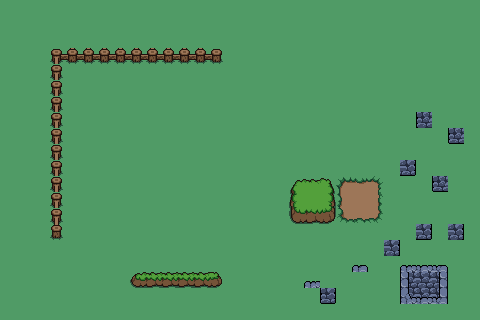

Tiled map render using the project's own tile images. Description and the whole map definition, tile-layer contents included, below:
An orthogonal 30x20 tile map with 16x16 px tiles, 2 tile layers (Tile Layer 2, Tile Layer 1).

<map version="1.10" tiledversion="1.10.2" orientation="orthogonal" renderorder="right-down" width="30" height="20" tilewidth="16" tileheight="16" infinite="0" nextlayerid="3" nextobjectid="1">
 <tileset firstgid="1" name="adventureTiles" tilewidth="16" tileheight="16" tilecount="196" columns="14">
  <image source="spritesheet.png" width="224" height="224" />
 </tileset>
 <layer id="2" name="Tile Layer 2" width="30" height="20">
  <data encoding="csv">
193,193,193,193,193,193,193,193,193,193,193,193,193,193,193,193,193,193,193,193,193,193,193,193,193,193,193,193,193,193,
193,193,193,193,193,193,193,193,193,193,193,193,193,193,193,193,193,193,193,193,193,193,193,193,193,193,193,193,193,193,
193,193,193,193,193,193,193,193,193,193,193,193,193,193,193,193,193,193,193,193,193,193,193,193,193,193,193,193,193,193,
193,193,193,193,193,193,193,193,193,193,193,193,193,193,193,193,193,193,193,193,193,193,193,193,193,193,193,193,193,193,
193,193,193,193,193,193,193,193,193,193,193,193,193,193,193,193,193,193,193,193,193,193,193,193,193,193,193,193,193,193,
193,193,193,193,193,193,193,193,193,193,193,193,193,193,193,193,193,193,193,193,193,193,193,193,193,193,193,193,193,193,
193,193,193,193,193,193,193,193,193,193,193,193,193,193,193,193,193,193,193,193,193,193,193,193,193,193,193,193,193,193,
193,193,193,193,193,193,193,193,193,193,193,193,193,193,193,193,193,193,193,193,193,193,193,193,193,193,193,193,193,193,
193,193,193,193,193,193,193,193,193,193,193,193,193,193,193,193,193,193,193,193,193,193,193,193,193,193,193,193,193,193,
193,193,193,193,193,193,193,193,193,193,193,193,193,193,193,193,193,193,193,193,193,193,193,193,193,193,193,193,193,193,
193,193,193,193,193,193,193,193,193,193,193,193,193,193,193,193,193,193,193,193,193,193,193,193,193,193,193,193,193,193,
193,193,193,193,193,193,193,193,193,193,193,193,193,193,193,193,193,193,193,193,193,193,193,193,193,193,193,193,193,193,
193,193,193,193,193,193,193,193,193,193,193,193,193,193,193,193,193,193,193,193,193,193,193,193,193,193,193,193,193,193,
193,193,193,193,193,193,193,193,193,193,193,193,193,193,193,193,193,193,193,193,193,193,193,193,193,193,193,193,193,193,
193,193,193,193,193,193,193,193,193,193,193,193,193,193,193,193,193,193,193,193,193,193,193,193,193,193,193,193,193,193,
193,193,193,193,193,193,193,193,193,193,193,193,193,193,193,193,193,193,193,193,193,193,193,193,193,193,193,193,193,193,
193,193,193,193,193,193,193,193,193,193,193,193,193,193,193,193,193,193,193,193,193,193,193,193,193,193,193,193,193,193,
193,193,193,193,193,193,193,193,193,193,193,193,193,193,193,193,193,193,193,193,193,193,193,193,193,65,65,65,193,193,
193,193,193,193,193,193,193,193,193,193,193,193,193,193,193,193,193,193,193,193,193,193,193,193,193,65,65,65,193,193,
193,193,193,193,193,193,193,193,193,193,193,193,193,193,193,193,193,193,193,193,193,193,193,193,193,193,193,193,193,193
</data>
 </layer>
 <layer id="1" name="Tile Layer 1" width="30" height="20">
  <data encoding="csv">
0,0,0,0,0,0,0,0,0,0,0,0,0,0,0,0,0,0,0,0,0,0,0,0,0,0,0,0,0,0,
0,0,0,0,0,0,0,0,0,0,0,0,0,0,0,0,0,0,0,0,0,0,0,0,0,0,0,0,0,0,
0,0,0,0,0,0,0,0,0,0,0,0,0,0,0,0,0,0,0,0,0,0,0,0,0,0,0,0,0,0,
0,0,0,120,149,149,149,149,149,149,149,149,149,164,0,0,0,0,0,0,0,0,0,0,0,0,0,0,0,0,
0,0,0,119,0,0,0,0,0,0,0,0,0,0,0,0,0,0,0,0,0,0,0,0,0,0,0,0,0,0,
0,0,0,119,0,0,0,0,0,0,0,0,0,0,0,0,0,0,0,0,0,0,0,0,0,0,0,0,0,0,
0,0,0,119,0,0,0,0,0,0,0,0,0,0,0,0,0,0,0,0,0,0,0,0,0,0,0,0,0,0,
0,0,0,119,0,0,0,0,0,0,0,0,0,0,0,0,0,0,0,0,0,0,0,0,0,0,64,0,0,0,
0,0,0,119,0,0,0,0,0,0,0,0,0,0,0,0,0,0,0,0,0,0,0,0,0,0,0,0,78,0,
0,0,0,119,0,0,0,0,0,0,0,0,0,0,0,0,0,0,0,0,0,0,0,0,0,0,0,0,0,0,
0,0,0,119,0,0,0,0,0,0,0,0,0,0,0,0,0,0,0,0,0,0,0,0,0,80,0,0,0,0,
0,0,0,119,0,0,0,0,0,0,0,0,0,0,0,0,0,0,58,59,60,2,3,4,0,0,0,78,0,0,
0,0,0,119,0,0,0,0,0,0,0,0,0,0,0,0,0,0,72,73,74,16,17,18,0,0,0,0,0,0,
0,0,0,119,0,0,0,0,0,0,0,0,0,0,0,0,0,0,86,87,88,30,31,32,0,0,0,0,0,0,
0,0,0,147,0,0,0,0,0,0,0,0,0,0,0,0,0,0,0,0,0,0,0,0,0,0,80,0,66,0,
0,0,0,0,0,0,0,0,0,0,0,0,0,0,0,0,0,0,0,0,0,0,0,0,66,0,0,0,0,0,
0,0,0,0,0,0,0,0,0,0,0,0,0,0,0,0,0,0,0,0,0,0,49,0,0,8,9,10,0,0,
0,0,0,0,0,0,0,0,100,101,101,101,101,102,0,0,0,0,0,50,0,0,0,0,0,22,23,24,0,0,
0,0,0,0,0,0,0,0,0,0,0,0,0,0,0,0,0,0,0,0,77,0,0,0,0,36,37,38,0,0,
0,0,0,0,0,0,0,0,0,0,0,0,0,0,0,0,0,0,0,0,0,0,0,0,0,0,0,0,0,0
</data>
 </layer>
</map>